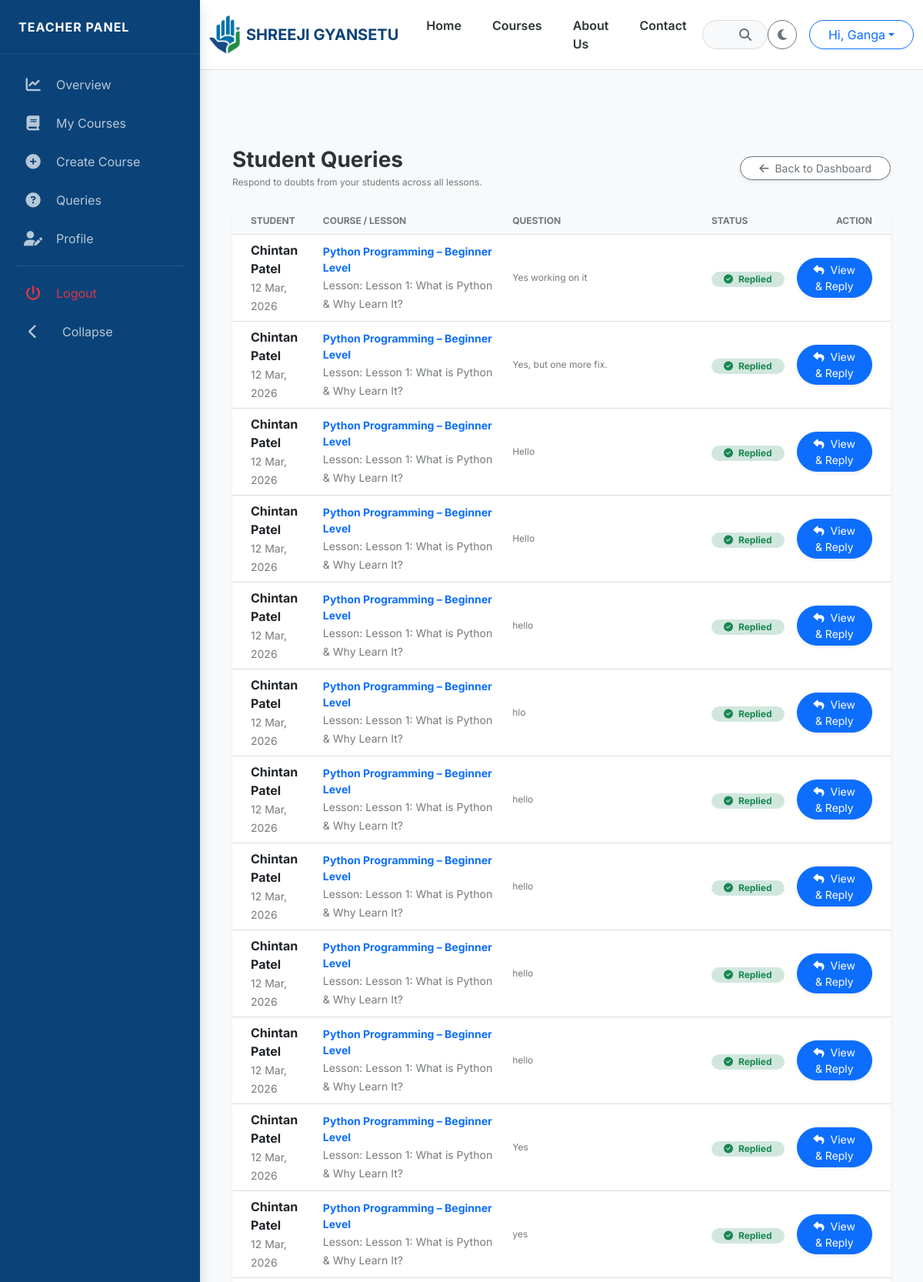
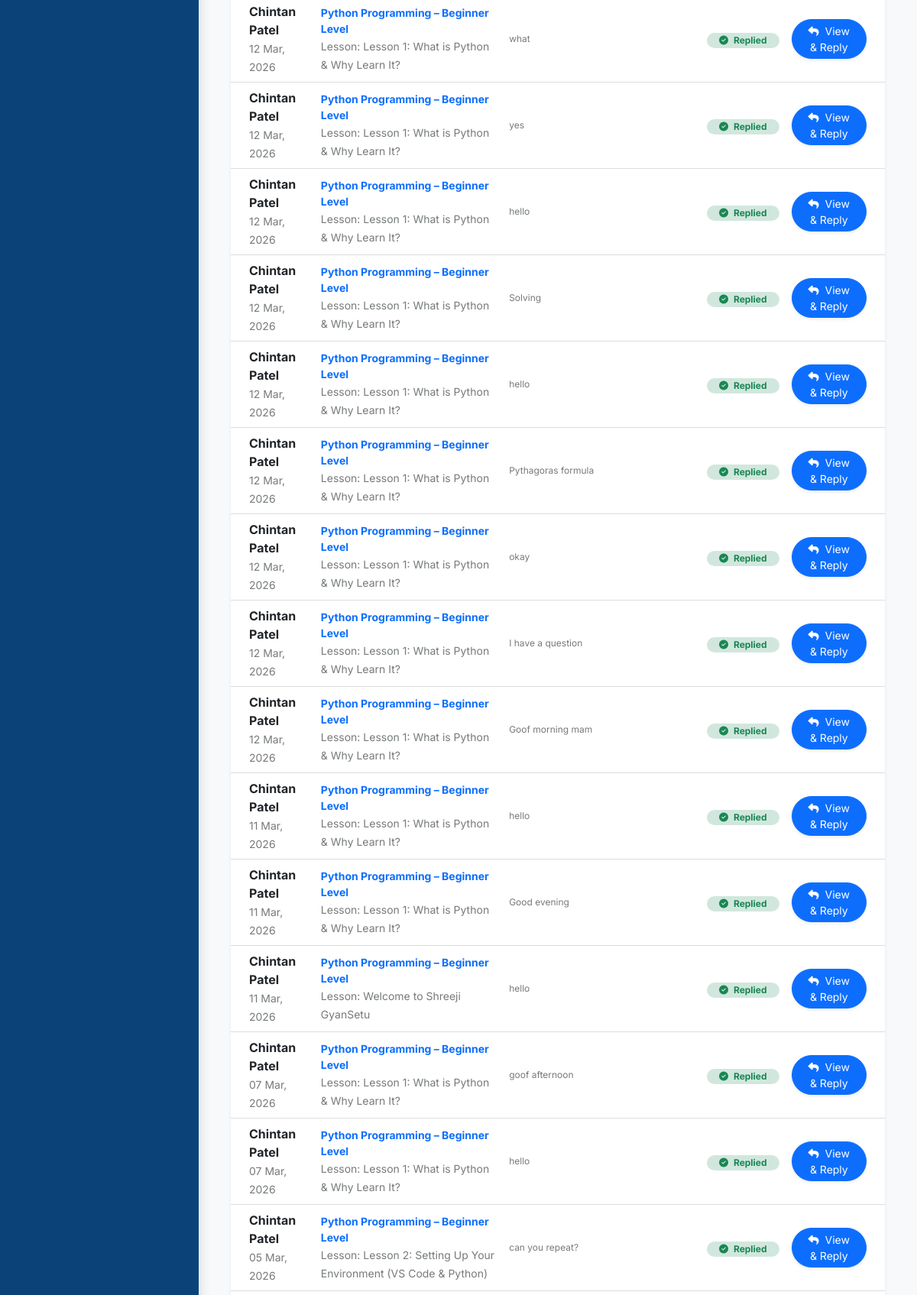
/dashboard/teacher/queries/ (signed in, upper part), run on the app's committed database (2 pictures, top to bottom).
### users/models.py (models this page shows, shortened)
class User(AbstractUser):
    class Role(models.TextChoices):
        ADMIN = "ADMIN", "Admin"
        TEACHER = "TEACHER", "Teacher"
        STUDENT = "STUDENT", "Student"
    role = models.CharField(max_length=10, choices=Role.choices, default=Role.STUDENT)
    phone_number = models.CharField(max_length=15, blank=True, null=True)
    profile_picture = models.ImageField(upload_to='profiles/', blank=True, null=True)

### courses/models.py (models this page shows, shortened)
class LessonQuery(models.Model):
    lesson = models.ForeignKey(Lesson, on_delete=models.CASCADE, related_name='queries')
    student = models.ForeignKey(
        settings.AUTH_USER_MODEL,
        on_delete=models.CASCADE,
        related_name='student_queries'
    )
    question = models.TextField()
    answer = models.TextField(blank=True, null=True)
    is_resolved = models.BooleanField(default=False)
    created_at = models.DateTimeField(auto_now_add=True)
    updated_at = models.DateTimeField(auto_now=True)
    class Meta:
        verbose_name_plural = "9. Lesson Queries"
        ordering = ['-created_at']

class Lesson(models.Model):
    LESSON_TYPES = [('Video', 'Video'), ('PDF', 'Notes'), ('Quiz', 'Quiz')]
    course = models.ForeignKey(Course, on_delete=models.CASCADE, related_name='course_lessons')
    module = ChainedForeignKey(
        Module,
        chained_field="course",
        chained_model_field="course",
        show_all=False,
        auto_choose=True,
        sort=True,
        related_name='lessons'
    )
    title = models.CharField(max_length=200)
    lesson_type = models.CharField(max_length=10, choices=LESSON_TYPES, default='Video')
    lecturer_name = models.CharField(max_length=100, blank=True, null=True, default="Admin")
    description = models.TextField(blank=True, null=True, help_text="Detailed information about this video content")
    thumbnail = models.ImageField(upload_to='lesson_thumbnails/', blank=True, null=True, help_text="Upload a specific thumbnail for this lesson video")
    video_url = models.URLField(blank=True, null=True, help_text="YouTube or Vimeo Link")
    content_file = models.FileField(upload_to='lessons/', blank=True, null=True)
    notes_file = models.FileField(upload_to='lesson_notes/', blank=True, null=True, help_text="Upload PDF Notes for this lesson")
    is_preview = models.BooleanField(default=False, help_text="Check if this is a free demo lesson")
    order = models.PositiveIntegerField(default=0)
    resources = models.TextField(
        blank=True,
        null=True,
        help_text="Add links or descriptions of resources here (e.g. GitHub link, useful websites)"
    )
    class Meta:
        verbose_name_plural = "4. Lessons"
        ordering = ['order']

class Course(models.Model):
    LEVEL_CHOICES = [('Beginner', 'Beginner'), ('Intermediate', 'Intermediate'), ('Advanced', 'Advanced')]
    master_category = models.ForeignKey(MasterCategory, on_delete=models.CASCADE, related_name='courses')
    title = models.CharField(max_length=200)
    slug = models.SlugField(unique=True, blank=True)
    thumbnail = models.ImageField(upload_to='course_thumbnails/')
    description = models.TextField()
    is_active = models.BooleanField(default=True)
    price = models.DecimalField(max_digits=10, decimal_places=2)
    discount_price = models.DecimalField(max_digits=10, decimal_places=2, null=True, blank=True)
    level = models.CharField(max_length=20, choices=LEVEL_CHOICES, default='Beginner')
    is_live = models.BooleanField(default=False)
    enrollment_count = models.PositiveIntegerField(default=0)
    created_at = models.DateTimeField(auto_now_add=True)
    teacher = models.ForeignKey(
        settings.AUTH_USER_MODEL,
        on_delete=models.SET_NULL,
        null=True,
        blank=True,
        limit_choices_to=Q(profile__user_type= 'Teacher') | Q(profile__user_type= 'Admin'),
        related_name='taught_courses',
    )
    students = models.ManyToManyField(
        settings.AUTH_USER_MODEL,
        related_name='enrolled_courses',
        blank=True,
        limit_choices_to=Q(profile__user_type= 'Student')
    )
    @property
    def enrollment_count(self):
        """Returns the actual count from the ManyToMany relationship"""
        return self.students.count()
    class Meta:
        verbose_name_plural = "2. Courses"

### courses/views.py (the view)
# urls.py: path('dashboard/teacher/queries/', teacher_queries, name='teacher_queries'),
@login_required
def teacher_queries(request):
    try:
        if request.user.profile.user_type.lower() != 'teacher':
            return HttpResponseForbidden("Access Denied: You must be a Teacher.")
    except AttributeError:
        return HttpResponseForbidden("Access Denied: Profile not found.")
    Notification.objects.filter(user=request.user, is_read=False).update(is_read=True)
    queries = LessonQuery.objects.filter(
        lesson__course__teacher=request.user
    ).select_related('lesson', 'student', 'lesson__course')
    return render(request, 'courses/teacher_queries.html', {'queries': queries})

### courses/context_processors.py (called while the page is built)
def extras(request):
    return {
        'all_categories': MasterCategory.objects.all().order_by('order')[:4]
    }

def unread_notifications(request):
    if request.user.is_authenticated:
        count = Notification.objects.filter(user=request.user, is_read=False).count()
        return {'unread_count': count}
    return {'unread_count': 0}

### templates/courses/teacher_queries.html (shortened to what this page needs)
{% extends 'base_sidebar.html' %}
{% block dashboard_content %}
  <div class="container-fluid">
    <div class="d-flex justify-content-between align-items-center mb-4">
      <div>
        <h3 class="fw-bold mb-1" style="color: var(--text-dark);">Student Queries</h3>
        <p class="text-muted small mb-0">Respond to doubts from your students across all lessons.</p>
      </div>
      <a href="{% url 'teacher_dashboard' %}" class="btn btn-outline-secondary btn-sm rounded-pill px-4 shadow-sm bg-white btn-dash-nav"><i class="fas fa-arrow-left me-2"></i>Back to Dashboard</a>
    </div>
    <div class="card border-0 shadow-sm" style="border-radius: 15px; background: var(--card-bg);">
      <div class="table-responsive">
        <table class="table table-hover align-middle mb-0">
          <thead class="bg-light">
            <tr class="text-muted small text-uppercase">
              <th class="ps-4">Student</th>
              <th>Course / Lesson</th>
              <th>Question</th>
              <th>Status</th>
              <th class="text-end pe-4">Action</th>
            </tr>
          </thead>
          <tbody>
            {% for query in queries %}
              <tr>
                <td class="ps-4">
                  <div class="fw-bold text-dark">{{ query.student.get_full_name|default:query.student.username }}</div>
                  <small class="text-muted">{{ query.created_at|date:'d M, Y' }}</small>
                </td>
                <td>
                  <small class="d-block fw-bold text-primary">{{ query.lesson.course.title }}</small>
                  <small class="text-muted">Lesson: {{ query.lesson.title }}</small>
                </td>
                <td>
                  <div class="text-truncate query-text text-muted small" title="{{ query.question }}">{{ query.question }}</div>
                </td>
                <td>
                  {% if query.is_resolved %}
                    <span class="badge bg-success-subtle text-success rounded-pill px-3"><i class="fas fa-check-circle me-1"></i> Replied</span>
                  {% else %}
                    <span class="badge bg-warning-subtle text-warning rounded-pill px-3"><i class="fas fa-clock me-1"></i> Pending</span>
                  {% endif %}
                </td>
                <td class="text-end pe-4">
                  <button class="btn btn-sm btn-primary rounded-pill px-3 shadow-sm" data-bs-toggle="modal" data-bs-target="#replyModal{{ query.id }}"><i class="fas fa-reply me-1"></i> View & Reply</button>
                </td>
              </tr>
            {% endfor %}
          </tbody>
        </table>
      </div>
    </div>
  </div>
{% endblock %}

### templates/base.html (shortened to what this page needs)
<!DOCTYPE html>
<html lang="en" data-theme="light">
  <head>
    {% load static %}
    <link href="https://cdn.jsdelivr.net/npm/bootstrap@5.3.0/dist/css/bootstrap.min.css" rel="stylesheet" />
    <link rel="stylesheet" href="https://cdnjs.cloudflare.com/ajax/libs/font-awesome/6.4.0/css/all.min.css" />
    <link rel="stylesheet" href="{% static 'css/style.css' %}" />
  </head>
  <body>
    <nav class="navbar navbar-expand-lg sticky-top">
      <div class="container">
        <a class="navbar-brand d-flex align-items-center" href="/">
          <img src="{% static 'images/logo.png' %}" alt="Logo" height="50" class="me-2" />
          <span class="fw-bold">SHREEJI GYANSETU</span>
        </a>
        <div class="collapse navbar-collapse" id="mainNavbar">
          <ul class="navbar-nav mb-2 mb-lg-0 fw-semibold">
            <li class="nav-item">
              <a class="nav-link" href="/">Home</a>
            </li>
            <li class="nav-item">
              <a class="nav-link" href="{% url 'all_courses' %}">Courses</a>
            </li>
            <li class="nav-item">
              <a class="nav-link" href="{% url 'about_us' %}">About Us</a>
            </li>
            <li class="nav-item">
              <a class="nav-link" href="{% url 'contact_us' %}">Contact</a>
            </li>
          </ul>
          <form class="mx-auto d-none d-lg-flex position-relative" style="width: 25%;" action="{% url 'search' %}" method="GET">
            <input name="q" class="form-control rounded-pill ps-4 pe-5" type="search" placeholder="What do you want to learn?" value="{{ request.GET.q }}" style="background: var(--bg-light); color: var(--text-dark); border-color: var(--border-color);" />
            <button class="btn position-absolute end-0 top-50 translate-middle-y me-2" type="submit"><i class="fas fa-search"></i></button>
          </form>
          <div class="d-flex align-items-center gap-3">
            <button id="theme-toggle" class="btn btn-outline-secondary rounded-circle" onclick="toggleTheme()" title="Toggle Theme"><i class="fas fa-moon"></i></button>
            {% if user.is_authenticated %}
              <div class="dropdown">
                <button class="btn btn-outline-primary dropdown-toggle rounded-pill px-4" type="button" data-bs-toggle="dropdown">Hi, {{ user.first_name|default:user.username }}</button>
              </div>
            {% else %}
              <a href="{% url 'login' %}" class="btn btn-dark rounded-pill px-4">Login</a>
            {% endif %}
          </div>
        </div>
      </div>
    </nav>
    {% block content %}
    {% endblock %}
  </body>
</html>

### static/css/style.css (style rules this page uses)
:root { --primary-blue: #0b4378; --primary-green: #168e43; --primary-cyan: #006da0; --primary-dblue: #0b4378; --bg-light: #f8f9fa; --text-dark: #2d3436; --card-bg: #ffffff; --border-color: #eee; --text-muted-adaptive: #6c757d; }
body { font-family: "Inter", sans-serif; background-color: var(--bg-light); color: var(--text-dark); transition: background 0.3s ease, color 0.3s ease; }
.navbar { background: var(--card-bg) !important; border-bottom: 1px solid var(--border-color); padding: 0.8rem 0; }
.navbar-brand span { color: var(--primary-blue) !important; }
.navbar-nav .nav-link { color: var(--text-dark); margin: 0 12px; font-weight: 600; position: relative; transition: 0.3s; }
.navbar-nav .nav-link::after { content: ""; position: absolute; width: 0; height: 2px; bottom: -2px; left: 0; background-color: var(--primary-green); transition: width 0.3s ease; }
[data-theme="light"] { --toggler-filter: invert(0); }
.navbar-nav .nav-link { padding-right: 0.5rem !important; padding-left: 0.5rem !important; }
.navbar input[type="search"] { color: var(--text-dark); }
.navbar input[type="search"]::placeholder { color: var(--text-dark); opacity: 0.6; transition: color 0.3s ease; }
.navbar .fa-search { color: var(--text-dark); opacity: 0.7; transition: color 0.3s ease; }
[data-theme="light"] { --border-color: #ddd; }
.text-muted { color: var(--text-dark) !important; opacity: 0.65; }
.text-muted.small { font-size: 0.75rem; }
.table { color: var(--text-dark) !important; background-color: transparent !important; }
.table thead th { background-color: var(--bg-light) !important; color: var(--text-dark) !important; border-bottom: 1px solid var(--border-color) !important; }
.table tbody td { background-color: var(--card-bg) !important; color: var(--text-dark) !important; border-bottom: 1px solid var(--border-color) !important; }
.form-control::placeholder { color: #6c757d; opacity: 0.8; }
.form-control { background-color: var(--bg-light); color: var(--text-dark); border: 1px solid var(--border-color); }

### templates/base_sidebar.html (style rules this page uses)
:root { --sidebar-width: 260px; --sidebar-collapsed-width: 80px; }
html, body { height: 100%; background-color: var(--bg-light) !important; }
.main-content, .navbar, footer { margin-left: var(--sidebar-width); transition: all 0.3s ease; }
.btn-dash-nav { transition: transform 0.2s ease-in-out, box-shadow 0.2s ease-in-out, background-color 0.2s; }

### data on the page
User: first_name "Ganga"
LessonQuery: student.get_full_name "Chintan Patel", created_at "12 Mar, 2026", lesson.course "Python Programming – Beginner Level", lesson "Lesson 1: What is Python & Why Learn It?", question "Yes working on it", is_resolved True (drawn)
LessonQuery: student.get_full_name "Chintan Patel", created_at "12 Mar, 2026", lesson.course "Python Programming – Beginner Level", lesson "Lesson 1: What is Python & Why Learn It?", question "Yes, but one more fix.", is_resolved True (drawn)
LessonQuery: student.get_full_name "Chintan Patel", created_at "12 Mar, 2026", lesson.course "Python Programming – Beginner Level", lesson "Lesson 1: What is Python & Why Learn It?", question "Hello", is_resolved True (drawn)
LessonQuery: student.get_full_name "Chintan Patel", created_at "12 Mar, 2026", lesson.course "Python Programming – Beginner Level", lesson "Lesson 1: What is Python & Why Learn It?", question "Hello", is_resolved True (drawn)
LessonQuery: student.get_full_name "Chintan Patel", created_at "12 Mar, 2026", lesson.course "Python Programming – Beginner Level", lesson "Lesson 1: What is Python & Why Learn It?", question "hello", is_resolved True (drawn)
LessonQuery: student.get_full_name "Chintan Patel", created_at "12 Mar, 2026", lesson.course "Python Programming – Beginner Level", lesson "Lesson 1: What is Python & Why Learn It?", question "hlo", is_resolved True (drawn)
LessonQuery: student.get_full_name "Chintan Patel", created_at "12 Mar, 2026", lesson.course "Python Programming – Beginner Level", lesson "Lesson 1: What is Python & Why Learn It?", question "hello", is_resolved True (drawn)
LessonQuery: student.get_full_name "Chintan Patel", created_at "12 Mar, 2026", lesson.course "Python Programming – Beginner Level", lesson "Lesson 1: What is Python & Why Learn It?", question "hello", is_resolved True (drawn)
LessonQuery: student.get_full_name "Chintan Patel", created_at "12 Mar, 2026", lesson.course "Python Programming – Beginner Level", lesson "Lesson 1: What is Python & Why Learn It?", question "hello", is_resolved True (drawn)
LessonQuery: student.get_full_name "Chintan Patel", created_at "12 Mar, 2026", lesson.course "Python Programming – Beginner Level", lesson "Lesson 1: What is Python & Why Learn It?", question "hello", is_resolved True (drawn)
LessonQuery: student.get_full_name "Chintan Patel", created_at "12 Mar, 2026", lesson.course "Python Programming – Beginner Level", lesson "Lesson 1: What is Python & Why Learn It?", question "Yes", is_resolved True (drawn)
LessonQuery: student.get_full_name "Chintan Patel", created_at "12 Mar, 2026", lesson.course "Python Programming – Beginner Level", lesson "Lesson 1: What is Python & Why Learn It?", question "yes", is_resolved True (drawn)
LessonQuery: student.get_full_name "Chintan Patel", created_at "12 Mar, 2026", lesson.course "Python Programming – Beginner Level", lesson "Lesson 1: What is Python & Why Learn It?", question "what", is_resolved True (drawn)
LessonQuery: student.get_full_name "Chintan Patel", created_at "12 Mar, 2026", lesson.course "Python Programming – Beginner Level", lesson "Lesson 1: What is Python & Why Learn It?", question "yes", is_resolved True (drawn)
LessonQuery: student.get_full_name "Chintan Patel", created_at "12 Mar, 2026", lesson.course "Python Programming – Beginner Level", lesson "Lesson 1: What is Python & Why Learn It?", question "hello", is_resolved True (drawn)
LessonQuery: student.get_full_name "Chintan Patel", created_at "12 Mar, 2026", lesson.course "Python Programming – Beginner Level", lesson "Lesson 1: What is Python & Why Learn It?", question "Solving", is_resolved True (drawn)
LessonQuery: student.get_full_name "Chintan Patel", created_at "12 Mar, 2026", lesson.course "Python Programming – Beginner Level", lesson "Lesson 1: What is Python & Why Learn It?", question "hello", is_resolved True (drawn)
LessonQuery: student.get_full_name "Chintan Patel", created_at "12 Mar, 2026", lesson.course "Python Programming – Beginner Level", lesson "Lesson 1: What is Python & Why Learn It?", question "Pythagoras formula", is_resolved True (drawn)
LessonQuery: student.get_full_name "Chintan Patel", created_at "12 Mar, 2026", lesson.course "Python Programming – Beginner Level", lesson "Lesson 1: What is Python & Why Learn It?", question "okay", is_resolved True (drawn)
LessonQuery: student.get_full_name "Chintan Patel", created_at "12 Mar, 2026", lesson.course "Python Programming – Beginner Level", lesson "Lesson 1: What is Python & Why Learn It?", question "I have a question", is_resolved True (drawn)
LessonQuery: student.get_full_name "Chintan Patel", created_at "12 Mar, 2026", lesson.course "Python Programming – Beginner Level", lesson "Lesson 1: What is Python & Why Learn It?", question "Goof morning mam", is_resolved True (drawn)
LessonQuery: student.get_full_name "Chintan Patel", created_at "11 Mar, 2026", lesson.course "Python Programming – Beginner Level", lesson "Lesson 1: What is Python & Why Learn It?", question "hello", is_resolved True (drawn)
LessonQuery: student.get_full_name "Chintan Patel", created_at "11 Mar, 2026", lesson.course "Python Programming – Beginner Level", lesson "Lesson 1: What is Python & Why Learn It?", question "Good evening", is_resolved True (drawn)
LessonQuery: student.get_full_name "Chintan Patel", created_at "11 Mar, 2026", lesson.course "Python Programming – Beginner Level", lesson "Welcome to Shreeji GyanSetu", question "hello", is_resolved True (drawn)
LessonQuery: student.get_full_name "Chintan Patel", created_at "07 Mar, 2026", lesson.course "Python Programming – Beginner Level", lesson "Lesson 1: What is Python & Why Learn It?", question "goof afternoon", is_resolved True (drawn)
LessonQuery: student.get_full_name "Chintan Patel", created_at "07 Mar, 2026", lesson.course "Python Programming – Beginner Level", lesson "Lesson 1: What is Python & Why Learn It?", question "hello", is_resolved True (drawn)
LessonQuery: student.get_full_name "Chintan Patel", created_at "05 Mar, 2026", lesson.course "Python Programming – Beginner Level", lesson "Lesson 2: Setting Up Your Environment (VS Code & Python)", question "can you repeat?", is_resolved True (drawn)
